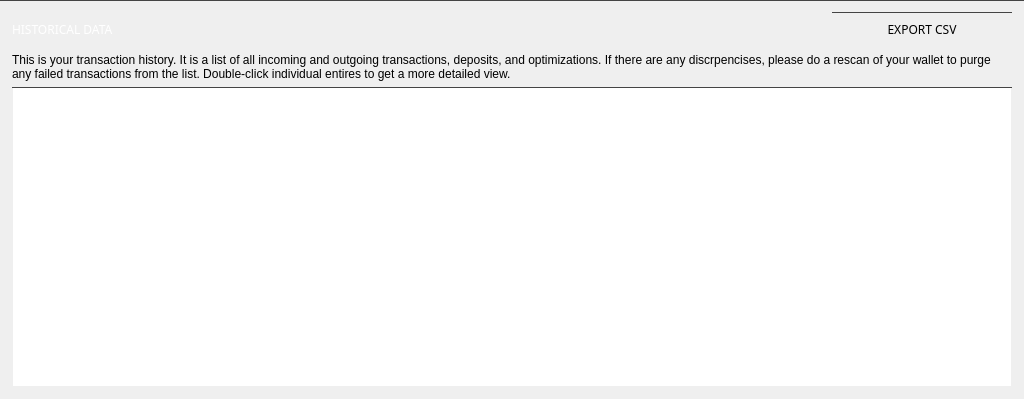
       <widget class="QGroupBox" name="transactionsBox">
        <property name="sizePolicy">
         <sizepolicy hsizetype="Expanding" vsizetype="Preferred">
          <horstretch>0</horstretch>
          <verstretch>0</verstretch>
         </sizepolicy>
        </property>
        <property name="styleSheet">
         <string notr="true">border-top: 1px solid #444;</string>
        </property>
        <property name="title">
         <string/>
        </property>
        <layout class="QGridLayout" name="gridLayout_16">
         <item row="0" column="1">
          <widget class="QPushButton" name="b1_exportCSVButton">
           <property name="minimumSize">
            <size>
             <width>180</width>
             <height>35</height>
            </size>
           </property>
           <property name="maximumSize">
            <size>
             <width>180</width>
             <height>35</height>
            </size>
           </property>
           <property name="font">
            <font>
             <family>Poppins</family>
            </font>
           </property>
           <property name="styleSheet">
            <string notr="true">/* This button style is handled automatically by OverviewFrame:setStyles() (in OverviewFrame.cpp) */</string>
           </property>
           <property name="text">
            <string>EXPORT CSV</string>
           </property>
          </widget>
         </item>
         <item row="0" column="0">
          <widget class="QLabel" name="title_transactions">
           <property name="sizePolicy">
            <sizepolicy hsizetype="Expanding" vsizetype="Preferred">
             <horstretch>0</horstretch>
             <verstretch>0</verstretch>
            </sizepolicy>
           </property>
           <property name="minimumSize">
            <size>
             <width>100</width>
             <height>25</height>
            </size>
           </property>
           <property name="maximumSize">
            <size>
             <width>16777215</width>
             <height>16777215</height>
            </size>
           </property>
           <property name="font">
            <font>
             <family>Poppins</family>
            </font>
           </property>
           <property name="styleSheet">
            <string notr="true">color: #fff;
background: transparent;


border: none;
text-align: left;
</string>
           </property>
           <property name="text">
            <string>HISTORICAL DATA</string>
           </property>
          </widget>
         </item>
         <item row="1" column="0" colspan="2">
          <widget class="QLabel" name="m_transactionsDescription">
           <property name="styleSheet">
            <string notr="true">border: none;</string>
           </property>
           <property name="text">
            <string>This is your transaction history. It is a list of all incoming and outgoing transactions, deposits, and optimizations. If there are any discrpencises, please do a rescan of your wallet to purge any failed transactions from the list. Double-click individual entires to get a more detailed view.</string>
           </property>
           <property name="wordWrap">
            <bool>true</bool>
           </property>
          </widget>
         </item>
         <item row="2" column="0" colspan="2">
          <widget class="QTreeView" name="m_transactionsView">
           <property name="minimumSize">
            <size>
             <width>1000</width>
             <height>300</height>
            </size>
           </property>
           <property name="maximumSize">
            <size>
             <width>16777215</width>
             <height>16777215</height>
            </size>
           </property>
           <property name="font">
            <font>
             <family>Poppins</family>
            </font>
           </property>
           <property name="styleSheet">
            <string notr="true">QHeaderView::section {
    color: white;
    font-weight: bold;
    background-color: #282d31;
    
    border-top: none;
    
     border-bottom: 1px solid #444;
       height: 37px;
}

QTreeView {
    
border: none;
    color: #ccc;

    height: 37px;
background-color: #282d31;
}

QTreeView::item {
    
    color: #ccc;
    
    height: 37px;
}

QTreeView::branch:selected {
  background-color: orange;

  color: black;
}

QWidget:item:selected {
    
background-color: #555;

  color: #ccc;
}

border: none;


color: #ccc;
</string>
           </property>
           <property name="frameShape">
            <enum>QFrame::StyledPanel</enum>
           </property>
           <property name="frameShadow">
            <enum>QFrame::Plain</enum>
           </property>
           <property name="lineWidth">
            <number>0</number>
           </property>
           <property name="midLineWidth">
            <number>0</number>
           </property>
           <property name="horizontalScrollBarPolicy">
            <enum>Qt::ScrollBarAlwaysOff</enum>
           </property>
           <property name="sizeAdjustPolicy">
            <enum>QAbstractScrollArea::AdjustToContentsOnFirstShow</enum>
           </property>
           <property name="autoScrollMargin">
            <number>0</number>
           </property>
           <property name="editTriggers">
            <set>QAbstractItemView::EditKeyPressed</set>
           </property>
           <property name="alternatingRowColors">
            <bool>false</bool>
           </property>
           <property name="indentation">
            <number>0</number>
           </property>
           <property name="rootIsDecorated">
            <bool>false</bool>
           </property>
           <property name="uniformRowHeights">
            <bool>true</bool>
           </property>
           <property name="itemsExpandable">
            <bool>true</bool>
           </property>
           <property name="sortingEnabled">
            <bool>false</bool>
           </property>
           <property name="expandsOnDoubleClick">
            <bool>true</bool>
           </property>
           <attribute name="headerCascadingSectionResizes">
            <bool>false</bool>
           </attribute>
           <attribute name="headerShowSortIndicator" stdset="0">
            <bool>false</bool>
           </attribute>
           <attribute name="headerStretchLastSection">
            <bool>true</bool>
           </attribute>
          </widget>
         </item>
        </layout>
       </widget>
